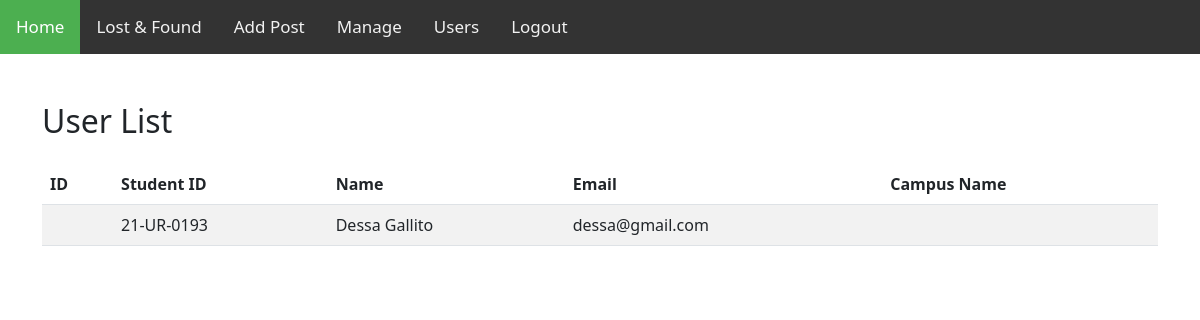
Page /superadminpage/users.php on the committed database.
### tables this page shows
CREATE TABLE `user` (
  `ID` int(11) NOT NULL,
  `studentid` varchar(255) NOT NULL,
  `name` varchar(255) NOT NULL,
  `email` varchar(255) NOT NULL,
  `password` varchar(255) NOT NULL,
  `campusID` varchar(255) NOT NULL
);

### superadminpage/users.php (the view, shortened to what this page needs)
<?php
require("../login/config.php");
$query = "SELECT * FROM user";
$result = mysqli_query($conn, $query);
if (mysqli_num_rows($result) > 0) {
    ?>
    <!DOCTYPE html>
    <html lang="en">
    <head>
<link rel="stylesheet" href="https://cdnjs.cloudflare.com/ajax/libs/twitter-bootstrap/5.3.0/css/bootstrap.min.css">
        <link rel="stylesheet" href="https://cdnjs.cloudflare.com/ajax/libs/twitter-bootstrap/5.3.0/css/bootstrap.min.css">
    </head>
    <body>
</head>
<body>
<div class="topnav" id="myTopnav">
    <a href="#home" class="active"><i class="fa fa-fw fa-home"></i>Home</a>
    <a href="#lost_found"><i class="fas fa-fw fa-user"></i>Lost & Found</a>
    <a href="#add_post"><i class="fa-solid fa-utensils"></i>Add Post</a>
    <a href="#manage"><i class="fa-solid fa-utensils"></i>Manage</a>
    <a href="users.php"><i class="fa-solid fa-utensils"></i>Users</a>
    <a href="../login/logout.php"><i class="fas fa-fw fa-sign-out"></i>Logout</a>
</div>
        <div class="container mt-5">
            <h2 class="mb-4">User List</h2>
            <table class="table table-striped">
                <thead>
                    <tr>
                        <th>ID</th>
                        <th>Student ID</th>
                        <th>Name</th>
                        <th>Email</th>
                        <th>Campus Name</th>
                    </tr>
                </thead>
                <tbody>
                    <?php
                    while ($row = mysqli_fetch_assoc($result)) {
                        ?>
                        <tr>
                            <td><?php echo $row['id']; ?></td>
                            <td><?php echo $row['studentid']; ?></td>
                            <td><?php echo $row['name']; ?></td>
                            <td><?php echo $row['email']; ?></td>
                            <td><?php echo $row['campusName']; ?></td>
                        </tr>
                        <?php
                    }
                    ?>
                </tbody>
            </table>
        </div>
    </body>
    </html>
    <?php
} else {
    echo "No users found";
}
?>

### superadminpage/users.php (style rules this page uses)
body { margin: 0; padding: 0; }
.topnav { background-color: #333; overflow: hidden; }
.topnav a { float: left; color: #f2f2f2; text-align: center; padding: 14px 16px; text-decoration: none; font-size: 17px; }
.topnav a.active { background-color: #4CAF50; color: white; }

### rows in the picture
user: studentid "21-UR-0193", name "Dessa Gallito", email "dessa@gmail.com"
